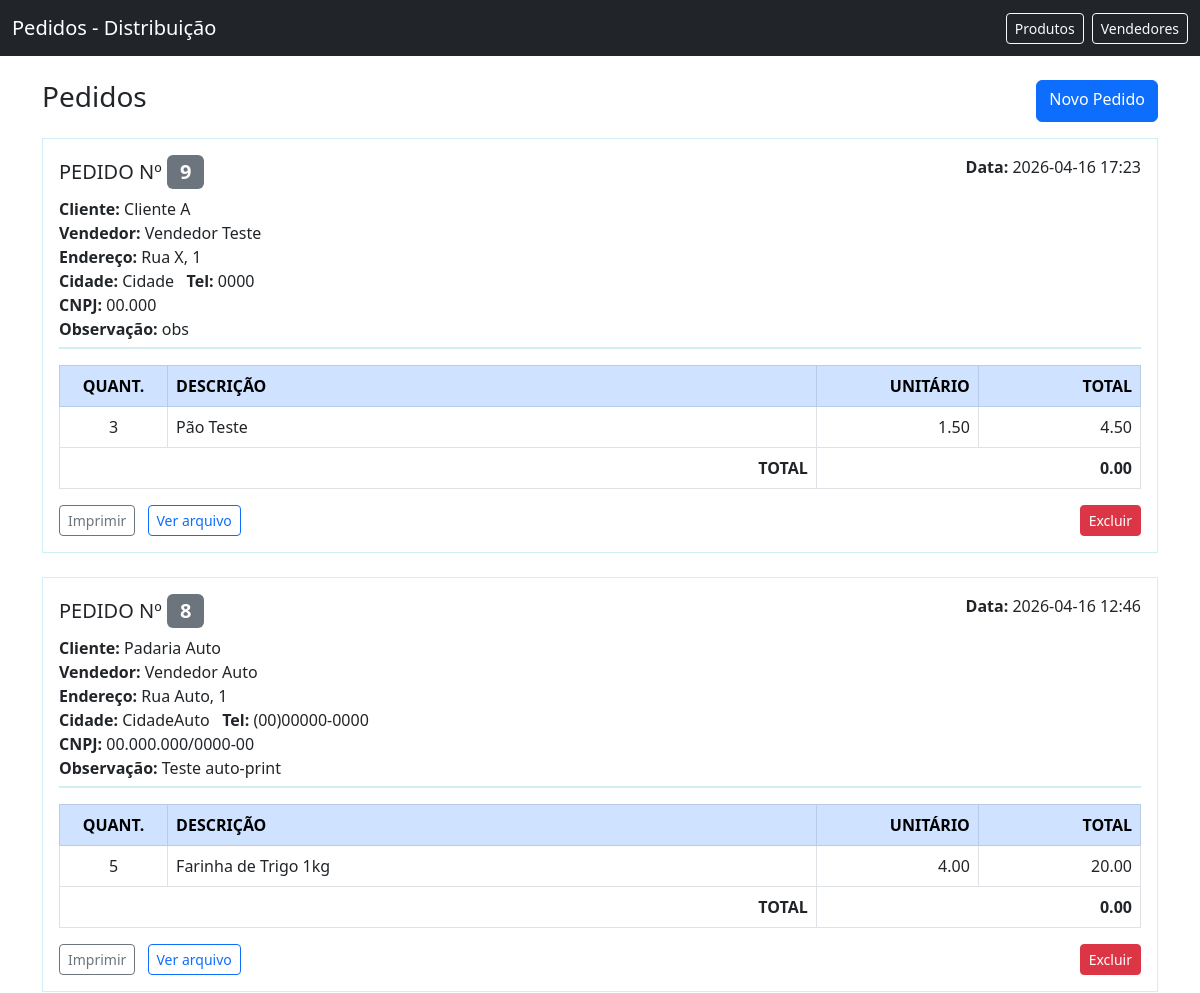
Before: / (upper part) with the older database file.
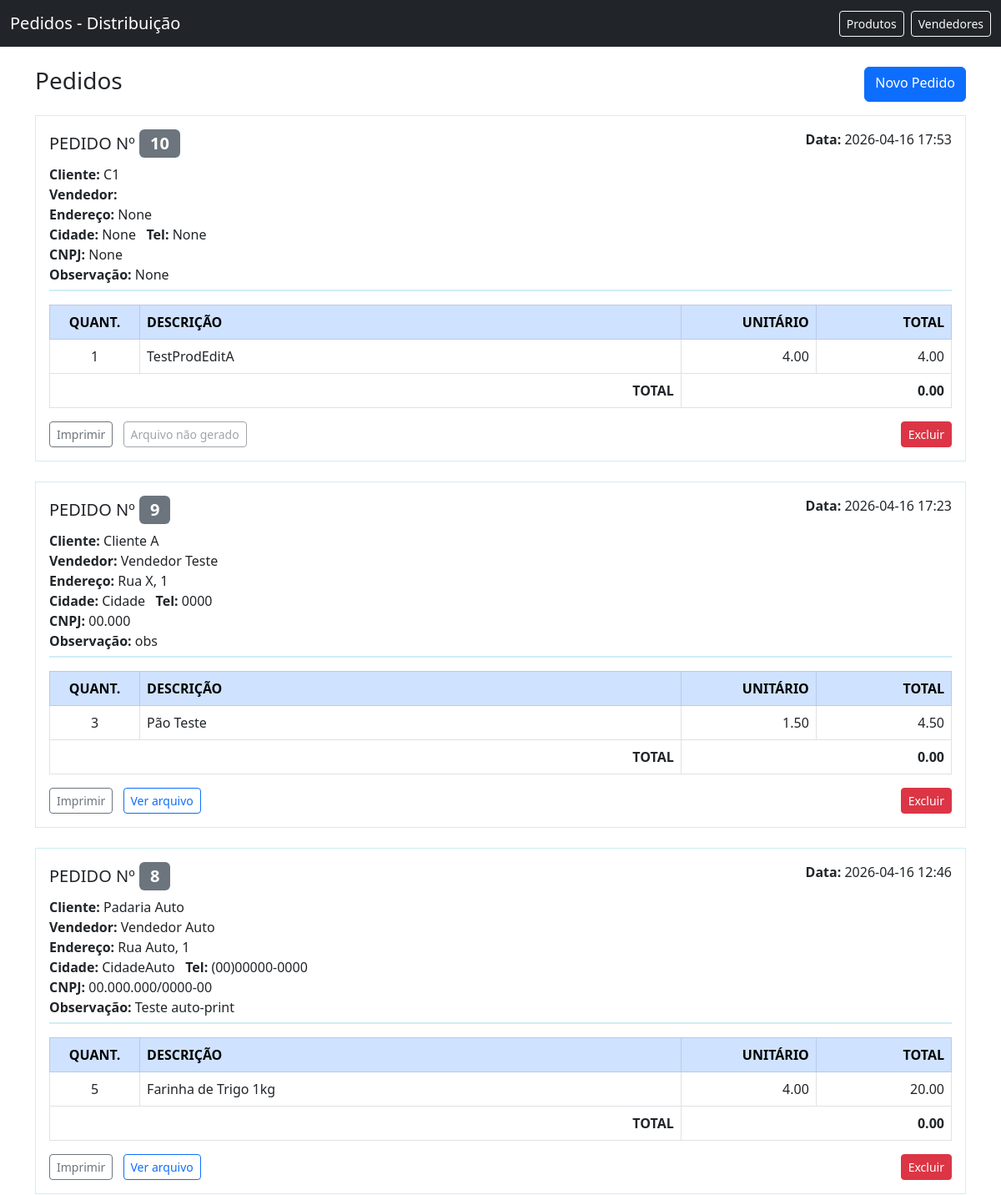
After: the same page with the newer database file.
### app/models.py (models this page shows)
class Order(db.Model):
    id = db.Column(db.Integer, primary_key=True)
    customer = db.Column(db.String(120))
    vendor = db.Column(db.String(120))
    vendor_id = db.Column(db.Integer, db.ForeignKey('vendor.id'), nullable=True)
    vendor_obj = db.relationship('Vendor', backref='orders')
    notes = db.Column(db.Text)
    address = db.Column(db.String(200))
    city = db.Column(db.String(120))
    phone = db.Column(db.String(50))
    cnpj = db.Column(db.String(50))
    created_at = db.Column(db.DateTime, default=datetime.utcnow)
    items = db.relationship('OrderItem', backref='order', cascade='all, delete-orphan', lazy=True)

class Vendor(db.Model):
    id = db.Column(db.Integer, primary_key=True)
    name = db.Column(db.String(120), nullable=False)
    phone = db.Column(db.String(50))
    email = db.Column(db.String(120))

class OrderItem(db.Model):
    id = db.Column(db.Integer, primary_key=True)
    order_id = db.Column(db.Integer, db.ForeignKey('order.id'), nullable=False)
    product = db.Column(db.String(200))
    product_id = db.Column(db.Integer, db.ForeignKey('product.id'), nullable=True)
    product_obj = db.relationship('Product')
    quantity = db.Column(db.Integer)
    unit_price = db.Column(db.Float, default=0.0)

### app/routes.py (the view)
@bp.route('/')
def index():
    orders = Order.query.order_by(Order.created_at.desc()).all()
    outdir = current_app.config.get('PRINTER_OUTPUT_DIR', 'prints')
    if not os.path.isabs(outdir):
        outdir = os.path.join(current_app.root_path, outdir)
    exists_map = {}
    for o in orders:
        exists_map[o.id] = {
            'txt': os.path.exists(os.path.join(outdir, f'order_{o.id}.txt')),
            'pdf': os.path.exists(os.path.join(outdir, f'order_{o.id}.pdf')),
        }
    return render_template('index.html', orders=orders, exists_map=exists_map)

### app/templates/index.html
{% extends 'layout.html' %}
{% block content %}
  <div class="d-flex justify-content-between mb-3">
    <h3>Pedidos</h3>
    <a class="btn btn-primary" href="/orders/new">Novo Pedido</a>
  </div>
  {% if orders %}
    {% for o in orders %}
      <div class="order-form mb-4 p-3">
        <div class="order-header d-flex justify-content-between">
          <div>
            <h5>PEDIDO Nº <span class="badge bg-secondary">{{ o.id }}</span></h5>
            <div><strong>Cliente:</strong> {{ o.customer }}</div>
            <div><strong>Vendedor:</strong> {{ o.vendor_obj.name if o.vendor_obj else o.vendor }}</div>
            <div><strong>Endereço:</strong> {{ o.address }}</div>
            <div><strong>Cidade:</strong> {{ o.city }} &nbsp; <strong>Tel:</strong> {{ o.phone }}</div>
            <div><strong>CNPJ:</strong> {{ o.cnpj }}</div>
            <div><strong>Observação:</strong> {{ o.notes }}</div>
          </div>
          <div class="text-end">
            <div><strong>Data:</strong> {{ o.created_at.strftime('%Y-%m-%d %H:%M') }}</div>
          </div>
        </div>
        <table class="table table-bordered order-table mt-3">
          <thead class="table-primary">
            <tr>
              <th class="text-center" style="width:10%;">QUANT.</th>
              <th>DESCRIÇÃO</th>
              <th class="text-end" style="width:15%;">UNITÁRIO</th>
              <th class="text-end" style="width:15%;">TOTAL</th>
            </tr>
          </thead>
          <tbody>
            {% set sum = 0 %}
            {% for it in o.items %}
              {% set line_total = (it.quantity or 0) * (it.unit_price or 0.0) %}
              {% set sum = sum + line_total %}
              <tr>
                <td class="text-center">{{ it.quantity }}</td>
                <td>{{ it.product or (it.product_obj.name if it.product_obj else '') }}</td>
                <td class="text-end">{{ '%.2f'|format(it.unit_price or 0.0) }}</td>
                <td class="text-end">{{ '%.2f'|format(line_total) }}</td>
              </tr>
            {% endfor %}
          </tbody>
          <tfoot>
            <tr>
              <td colspan="2" class="text-end"><strong>TOTAL</strong></td>
              <td colspan="2" class="text-end"><strong>{{ '%.2f'|format(sum) }}</strong></td>
            </tr>
          </tfoot>
        </table>
        <div class="d-flex justify-content-between mt-2">
          <div>
            <form method="post" action="/orders/{{ o.id }}/print" style="display:inline-block;margin-right:8px;">
              <button class="btn btn-sm btn-outline-secondary" type="submit">Imprimir</button>
            </form>
            {% if exists_map.get(o.id) and exists_map[o.id].pdf %}
              <a class="btn btn-sm btn-outline-primary" href="/prints/order_{{ o.id }}.pdf" target="_blank">Ver PDF</a>
            {% elif exists_map.get(o.id) and exists_map[o.id].txt %}
              <a class="btn btn-sm btn-outline-primary" href="/prints/order_{{ o.id }}.txt" target="_blank">Ver arquivo</a>
            {% else %}
              <button class="btn btn-sm btn-outline-secondary" disabled>Arquivo não gerado</button>
            {% endif %}
          </div>
          <div>
            <form method="post" action="/orders/{{ o.id }}/delete" onsubmit="return confirm('Remover pedido #{{ o.id }}?');" style="display:inline-block;">
              <button class="btn btn-sm btn-danger" type="submit">Excluir</button>
            </form>
          </div>
        </div>
      </div>
    {% endfor %}
  {% else %}
    <p>Nenhum pedido encontrado.</p>
  {% endif %}
{% endblock %}

Changed rows visible on the page:
added Order: id "10", customer "C1", address "None", city "None", phone "None", cnpj "None", notes "None", created_at "2026-04-16 17:53", sum "0.00", shows "Arquivo não gerado"
added OrderItem: quantity "1", product "TestProdEditA", unit_price "4.00", line_total "4.00", shown under "10"
